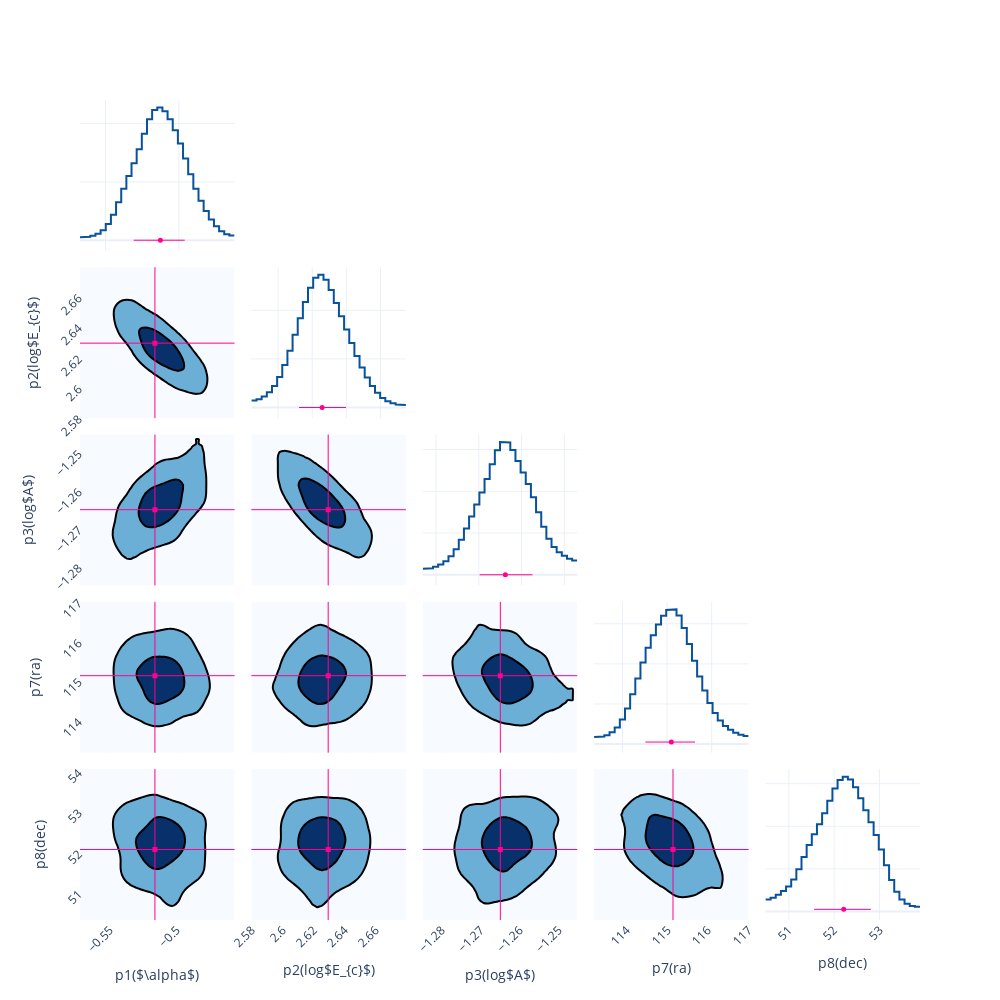

Notebook cell for this chart:
### Code cell
fig = Plot.post_corner(post)
fig.save(f'{savepath}/corner')

### Figure 1 — Plotly figure (JSON) as saved in the notebook; plotly's stock layout.template omitted (floating-point values rounded to 4 significant figures; data arrays with more than 128 entries replaced by an {"elided": "..."} marker saying what was removed)
{"data": [{"line": {"color": "#08519c", "width": 2}, "mode": "lines", "name": "p1($\\alpha$)", "showlegend": false, "type": "scatter", "x": [-0.5674, -0.5639, -0.5639, -0.5603, -0.5603, -0.5568, -0.5568, -0.5533, -0.5533, -0.5498, -0.5498, -0.5463, -0.5463, -0.5428, -0.5428, -0.5393, -0.5393, -0.5358, -0.5358, -0.5322, -0.5322, -0.5287, -0.5287, -0.5252, -0.5252, -0.5217, -0.5217, -0.5182, -0.5182, -0.5147, -0.5147, -0.5112, -0.5112, -0.5077, -0.5077, -0.5041, -0.5041, -0.5006, -0.5006, -0.4971, -0.4971, -0.4936, -0.4936, -0.4901, -0.4901, -0.4866, -0.4866, -0.4831, -0.4831, -0.4796, -0.4796, -0.476, -0.476, -0.4725, -0.4725, -0.469, -0.469, -0.4655, -0.4655, -0.462], "xaxis": "x", "y": [0.4973, 0.4973, 0.5819, 0.5819, 0.7695, 0.7695, 1.113, 1.113, 1.726, 1.726, 2.777, 2.777, 4.395, 4.395, 6.509, 6.509, 8.815, 8.815, 11.03, 11.03, 13.19, 13.19, 15.59, 15.59, 18.26, 18.26, 20.74, 20.74, 22.34, 22.34, 22.75, 22.75, 22.1, 22.1, 20.74, 20.74, 18.87, 18.87, 16.59, 16.59, 13.99, 13.99, 11.31, 11.31, 8.839, 8.839, 6.76, 6.76, 5.036, 5.036, 3.579, 3.579, 2.394, 2.394, 1.544, 1.544, 1.045, 1.045, 0.832, 0.832], "yaxis": "y"}, {"line": {"color": "#08519c", "width": 2}, "mode": "lines", "name": "p2(log$E_{c}$)", "showlegend": false, "type": "scatter", "x": [2.584, 2.587, 2.587, 2.59, 2.59, 2.593, 2.593, 2.596, 2.596, 2.599, 2.599, 2.602, 2.602, 2.605, 2.605, 2.608, 2.608, 2.612, 2.612, 2.615, 2.615, 2.618, 2.618, 2.621, 2.621, 2.624, 2.624, 2.627, 2.627, 2.63, 2.63, 2.633, 2.633, 2.636, 2.636, 2.639, 2.639, 2.642, 2.642, 2.645, 2.645, 2.648, 2.648, 2.651, 2.651, 2.654, 2.654, 2.657, 2.657, 2.66, 2.66, 2.663, 2.663, 2.666, 2.666, 2.669, 2.669, 2.672, 2.672, 2.675], "xaxis": "x7", "y": [1.461, 1.461, 1.721, 1.721, 2.258, 2.258, 3.123, 3.123, 4.422, 4.422, 6.281, 6.281, 8.738, 8.738, 11.69, 11.69, 14.95, 14.95, 18.35, 18.35, 21.7, 21.7, 24.66, 24.66, 26.7, 26.7, 27.3, 27.3, 26.31, 26.31, 24.16, 24.16, 21.52, 21.52, 18.8, 18.8, 16.05, 16.05, 13.28, 13.28, 10.62, 10.62, 8.238, 8.238, 6.175, 6.175, 4.428, 4.428, 3.021, 3.021, 1.979, 1.979, 1.282, 1.282, 0.8615, 0.8615, 0.6374, 0.6374, 0.5432, 0.5432], "yaxis": "y7"}, {"colorscale": [[0, "rgb(247,251,255)"], [0.125, "rgb(222,235,247)"], [0.25, "rgb(198,219,239)"], [0.375, "rgb(158,202,225)"], [0.5, "rgb(107,174,214)"], [0.625, "rgb(66,146,198)"], [0.75, "rgb(33,113,181)"], [0.875, "rgb(8,81,156)"], [1, "rgb(8,48,107)"]], "contours": {"end": 0.005682, "size": 0.004398, "start": 0.001284}, "line": {"width": 2}, "name": "p1($\\alpha$)&p2(log$E_{c}$)", "ncontours": 2, "showlegend": false, "showscale": false, "type": "contour", "x": [-0.5726, -0.5691, -0.5656, -0.5621, -0.5586, -0.5551, -0.5516, -0.548, -0.5445, -0.541, -0.5375, -0.534, -0.5305, -0.527, -0.5235, -0.5199, -0.5164, -0.5129, -0.5094, -0.5059, -0.5024, -0.4989, -0.4954, -0.4918, -0.4883, -0.4848, -0.4813, -0.4778, -0.4743, -0.4708, -0.4673, -0.4637, -0.4602, -0.4567], "xaxis": "x6", "y": [2.58, 2.583, 2.586, 2.589, 2.592, 2.595, 2.598, 2.601, 2.604, 2.607, 2.61, 2.613, 2.616, 2.619, 2.622, 2.625, 2.628, 2.631, 2.634, 2.637, 2.64, 2.643, 2.646, 2.649, 2.652, 2.655, 2.658, 2.661, 2.664, 2.667, 2.67, 2.673, 2.676, 2.679], "yaxis": "y6", "z": {"elided": "34x34 float values"}}, {"line": {"color": "#08519c", "width": 2}, "mode": "lines", "name": "p3(log$A$)", "showlegend": false, "type": "scatter", "x": [-1.283, -1.282, -1.282, -1.281, -1.281, -1.28, -1.28, -1.278, -1.278, -1.277, -1.277, -1.276, -1.276, -1.275, -1.275, -1.273, -1.273, -1.272, -1.272, -1.271, -1.271, -1.27, -1.27, -1.269, -1.269, -1.267, -1.267, -1.266, -1.266, -1.265, -1.265, -1.264, -1.264, -1.263, -1.263, -1.261, -1.261, -1.26, -1.26, -1.259, -1.259, -1.258, -1.258, -1.257, -1.257, -1.255, -1.255, -1.254, -1.254, -1.253, -1.253, -1.252, -1.252, -1.251, -1.251, -1.249, -1.249, -1.248, -1.248, -1.247], "xaxis": "x13", "y": [2.849, 2.849, 3.161, 3.161, 3.82, 3.82, 4.887, 4.887, 6.483, 6.483, 8.836, 8.836, 12.21, 12.21, 16.72, 16.72, 22.12, 22.12, 27.89, 27.89, 33.64, 33.64, 39.46, 39.46, 45.88, 45.88, 52.99, 52.99, 59.6, 59.6, 63.54, 63.54, 63.41, 63.41, 59.76, 59.76, 54.49, 54.49, 49.03, 49.03, 43.43, 43.43, 37.09, 37.09, 29.96, 29.96, 22.97, 22.97, 17.26, 17.26, 13.33, 13.33, 10.83, 10.83, 9.079, 9.079, 7.71, 7.71, 6.874, 6.874], "yaxis": "y13"}, {"colorscale": [[0, "rgb(247,251,255)"], [0.125, "rgb(222,235,247)"], [0.25, "rgb(198,219,239)"], [0.375, "rgb(158,202,225)"], [0.5, "rgb(107,174,214)"], [0.625, "rgb(66,146,198)"], [0.75, "rgb(33,113,181)"], [0.875, "rgb(8,81,156)"], [1, "rgb(8,48,107)"]], "contours": {"end": 0.00413, "size": 0.003243, "start": 0.0008868}, "line": {"width": 2}, "name": "p1($\\alpha$)&p3(log$A$)", "ncontours": 2, "showlegend": false, "showscale": false, "type": "contour", "x": [-0.5726, -0.5691, -0.5656, -0.5621, -0.5586, -0.5551, -0.5516, -0.548, -0.5445, -0.541, -0.5375, -0.534, -0.5305, -0.527, -0.5235, -0.5199, -0.5164, -0.5129, -0.5094, -0.5059, -0.5024, -0.4989, -0.4954, -0.4918, -0.4883, -0.4848, -0.4813, -0.4778, -0.4743, -0.4708, -0.4673, -0.4637, -0.4602, -0.4567], "xaxis": "x11", "y": [-1.285, -1.284, -1.283, -1.281, -1.28, -1.279, -1.278, -1.277, -1.275, -1.274, -1.273, -1.272, -1.27, -1.269, -1.268, -1.267, -1.266, -1.264, -1.263, -1.262, -1.261, -1.26, -1.258, -1.257, -1.256, -1.255, -1.254, -1.252, -1.251, -1.25, -1.249, -1.248, -1.246, -1.245], "yaxis": "y11", "z": {"elided": "34x34 float values"}}, {"colorscale": [[0, "rgb(247,251,255)"], [0.125, "rgb(222,235,247)"], [0.25, "rgb(198,219,239)"], [0.375, "rgb(158,202,225)"], [0.5, "rgb(107,174,214)"], [0.625, "rgb(66,146,198)"], [0.75, "rgb(33,113,181)"], [0.875, "rgb(8,81,156)"], [1, "rgb(8,48,107)"]], "contours": {"end": 0.004863, "size": 0.003842, "start": 0.001021}, "line": {"width": 2}, "name": "p2(log$E_{c}$)&p3(log$A$)", "ncontours": 2, "showlegend": false, "showscale": false, "type": "contour", "x": [2.58, 2.583, 2.586, 2.589, 2.592, 2.595, 2.598, 2.601, 2.604, 2.607, 2.61, 2.613, 2.616, 2.619, 2.622, 2.625, 2.628, 2.631, 2.634, 2.637, 2.64, 2.643, 2.646, 2.649, 2.652, 2.655, 2.658, 2.661, 2.664, 2.667, 2.67, 2.673, 2.676, 2.679], "xaxis": "x12", "y": [-1.285, -1.284, -1.283, -1.281, -1.28, -1.279, -1.278, -1.277, -1.275, -1.274, -1.273, -1.272, -1.27, -1.269, -1.268, -1.267, -1.266, -1.264, -1.263, -1.262, -1.261, -1.26, -1.258, -1.257, -1.256, -1.255, -1.254, -1.252, -1.251, -1.25, -1.249, -1.248, -1.246, -1.245], "yaxis": "y12", "z": {"elided": "34x34 float values"}}, {"line": {"color": "#08519c", "width": 2}, "mode": "lines", "name": "p7(ra)", "showlegend": false, "type": "scatter", "x": [113.4, 113.5, 113.5, 113.6, 113.6, 113.7, 113.7, 113.8, 113.8, 113.9, 113.9, 114.1, 114.1, 114.2, 114.2, 114.3, 114.3, 114.4, 114.4, 114.5, 114.5, 114.6, 114.6, 114.7, 114.7, 114.9, 114.9, 115.0, 115.0, 115.1, 115.1, 115.2, 115.2, 115.3, 115.3, 115.4, 115.4, 115.6, 115.6, 115.7, 115.7, 115.8, 115.8, 115.9, 115.9, 116.0, 116.0, 116.1, 116.1, 116.3, 116.3, 116.4, 116.4, 116.5, 116.5, 116.6, 116.6, 116.7, 116.7, 116.8], "xaxis": "x19", "y": [0.0355, 0.0355, 0.03787, 0.03787, 0.04448, 0.04448, 0.05834, 0.05834, 0.08302, 0.08302, 0.1221, 0.1221, 0.1776, 0.1776, 0.2481, 0.2481, 0.3275, 0.3275, 0.4071, 0.4071, 0.4799, 0.4799, 0.5428, 0.5428, 0.5963, 0.5963, 0.6401, 0.6401, 0.6687, 0.6687, 0.6717, 0.6717, 0.6407, 0.6407, 0.5787, 0.5787, 0.4989, 0.4989, 0.4157, 0.4157, 0.3373, 0.3373, 0.2666, 0.2666, 0.2052, 0.2052, 0.1552, 0.1552, 0.1176, 0.1176, 0.09056, 0.09056, 0.07099, 0.07099, 0.05633, 0.05633, 0.04601, 0.04601, 0.0406, 0.0406], "yaxis": "y19"}, {"colorscale": [[0, "rgb(247,251,255)"], [0.125, "rgb(222,235,247)"], [0.25, "rgb(198,219,239)"], [0.375, "rgb(158,202,225)"], [0.5, "rgb(107,174,214)"], [0.625, "rgb(66,146,198)"], [0.75, "rgb(33,113,181)"], [0.875, "rgb(8,81,156)"], [1, "rgb(8,48,107)"]], "contours": {"end": 0.003702, "size": 0.002955, "start": 0.0007472}, "line": {"width": 2}, "name": "p1($\\alpha$)&p7(ra)", "ncontours": 2, "showlegend": false, "showscale": false, "type": "contour", "x": [-0.5726, -0.5691, -0.5656, -0.5621, -0.5586, -0.5551, -0.5516, -0.548, -0.5445, -0.541, -0.5375, -0.534, -0.5305, -0.527, -0.5235, -0.5199, -0.5164, -0.5129, -0.5094, -0.5059, -0.5024, -0.4989, -0.4954, -0.4918, -0.4883, -0.4848, -0.4813, -0.4778, -0.4743, -0.4708, -0.4673, -0.4637, -0.4602, -0.4567], "xaxis": "x16", "y": [113.2, 113.3, 113.4, 113.5, 113.7, 113.8, 113.9, 114.0, 114.1, 114.2, 114.3, 114.5, 114.6, 114.7, 114.8, 114.9, 115.0, 115.2, 115.3, 115.4, 115.5, 115.6, 115.7, 115.8, 116.0, 116.1, 116.2, 116.3, 116.4, 116.5, 116.7, 116.8, 116.9, 117.0], "yaxis": "y16", "z": {"elided": "34x34 float values"}}, {"colorscale": [[0, "rgb(247,251,255)"], [0.125, "rgb(222,235,247)"], [0.25, "rgb(198,219,239)"], [0.375, "rgb(158,202,225)"], [0.5, "rgb(107,174,214)"], [0.625, "rgb(66,146,198)"], [0.75, "rgb(33,113,181)"], [0.875, "rgb(8,81,156)"], [1, "rgb(8,48,107)"]], "contours": {"end": 0.003745, "size": 0.003017, "start": 0.0007279}, "line": {"width": 2}, "name": "p2(log$E_{c}$)&p7(ra)", "ncontours": 2, "showlegend": false, "showscale": false, "type": "contour", "x": [2.58, 2.583, 2.586, 2.589, 2.592, 2.595, 2.598, 2.601, 2.604, 2.607, 2.61, 2.613, 2.616, 2.619, 2.622, 2.625, 2.628, 2.631, 2.634, 2.637, 2.64, 2.643, 2.646, 2.649, 2.652, 2.655, 2.658, 2.661, 2.664, 2.667, 2.67, 2.673, 2.676, 2.679], "xaxis": "x17", "y": [113.2, 113.3, 113.4, 113.5, 113.7, 113.8, 113.9, 114.0, 114.1, 114.2, 114.3, 114.5, 114.6, 114.7, 114.8, 114.9, 115.0, 115.2, 115.3, 115.4, 115.5, 115.6, 115.7, 115.8, 116.0, 116.1, 116.2, 116.3, 116.4, 116.5, 116.7, 116.8, 116.9, 117.0], "yaxis": "y17", "z": {"elided": "34x34 float values"}}, {"colorscale": [[0, "rgb(247,251,255)"], [0.125, "rgb(222,235,247)"], [0.25, "rgb(198,219,239)"], [0.375, "rgb(158,202,225)"], [0.5, "rgb(107,174,214)"], [0.625, "rgb(66,146,198)"], [0.75, "rgb(33,113,181)"], [0.875, "rgb(8,81,156)"], [1, "rgb(8,48,107)"]], "contours": {"end": 0.003503, "size": 0.002769, "start": 0.0007342}, "line": {"width": 2}, "name": "p3(log$A$)&p7(ra)", "ncontours": 2, "showlegend": false, "showscale": false, "type": "contour", "x": [-1.285, -1.284, -1.283, -1.281, -1.28, -1.279, -1.278, -1.277, -1.275, -1.274, -1.273, -1.272, -1.27, -1.269, -1.268, -1.267, -1.266, -1.264, -1.263, -1.262, -1.261, -1.26, -1.258, -1.257, -1.256, -1.255, -1.254, -1.252, -1.251, -1.25, -1.249, -1.248, -1.246, -1.245], "xaxis": "x18", "y": [113.2, 113.3, 113.4, 113.5, 113.7, 113.8, 113.9, 114.0, 114.1, 114.2, 114.3, 114.5, 114.6, 114.7, 114.8, 114.9, 115.0, 115.2, 115.3, 115.4, 115.5, 115.6, 115.7, 115.8, 116.0, 116.1, 116.2, 116.3, 116.4, 116.5, 116.7, 116.8, 116.9, 117.0], "yaxis": "y18", "z": {"elided": "34x34 float values"}}, {"line": {"color": "#08519c", "width": 2}, "mode": "lines", "name": "p8(dec)", "showlegend": false, "type": "scatter", "x": [50.48, 50.6, 50.6, 50.71, 50.71, 50.82, 50.82, 50.94, 50.94, 51.05, 51.05, 51.16, 51.16, 51.28, 51.28, 51.39, 51.39, 51.51, 51.51, 51.62, 51.62, 51.73, 51.73, 51.85, 51.85, 51.96, 51.96, 52.08, 52.08, 52.19, 52.19, 52.3, 52.3, 52.42, 52.42, 52.53, 52.53, 52.64, 52.64, 52.76, 52.76, 52.87, 52.87, 52.99, 52.99, 53.1, 53.1, 53.21, 53.21, 53.33, 53.33, 53.44, 53.44, 53.56, 53.56, 53.67, 53.67, 53.78, 53.78, 53.9], "xaxis": "x25", "y": [0.05573, 0.05573, 0.06468, 0.06468, 0.07881, 0.07881, 0.0955, 0.0955, 0.1174, 0.1174, 0.1505, 0.1505, 0.1981, 0.1981, 0.2554, 0.2554, 0.3124, 0.3124, 0.3627, 0.3627, 0.4097, 0.4097, 0.4616, 0.4616, 0.5202, 0.5202, 0.5767, 0.5767, 0.6176, 0.6176, 0.6328, 0.6328, 0.6199, 0.6199, 0.5831, 0.5831, 0.5316, 0.5316, 0.4753, 0.4753, 0.4185, 0.4185, 0.3585, 0.3585, 0.2908, 0.2908, 0.2172, 0.2172, 0.1476, 0.1476, 0.09249, 0.09249, 0.0563, 0.0563, 0.03606, 0.03606, 0.02607, 0.02607, 0.02203, 0.02203], "yaxis": "y25"}, {"colorscale": [[0, "rgb(247,251,255)"], [0.125, "rgb(222,235,247)"], [0.25, "rgb(198,219,239)"], [0.375, "rgb(158,202,225)"], [0.5, "rgb(107,174,214)"], [0.625, "rgb(66,146,198)"], [0.75, "rgb(33,113,181)"], [0.875, "rgb(8,81,156)"], [1, "rgb(8,48,107)"]], "contours": {"end": 0.003386, "size": 0.002617, "start": 0.0007689}, "line": {"width": 2}, "name": "p1($\\alpha$)&p8(dec)", "ncontours": 2, "showlegend": false, "showscale": false, "type": "contour", "x": [-0.5726, -0.5691, -0.5656, -0.5621, -0.5586, -0.5551, -0.5516, -0.548, -0.5445, -0.541, -0.5375, -0.534, -0.5305, -0.527, -0.5235, -0.5199, -0.5164, -0.5129, -0.5094, -0.5059, -0.5024, -0.4989, -0.4954, -0.4918, -0.4883, -0.4848, -0.4813, -0.4778, -0.4743, -0.4708, -0.4673, -0.4637, -0.4602, -0.4567], "xaxis": "x21", "y": [50.31, 50.42, 50.54, 50.65, 50.77, 50.88, 50.99, 51.11, 51.22, 51.34, 51.45, 51.56, 51.68, 51.79, 51.9, 52.02, 52.13, 52.25, 52.36, 52.47, 52.59, 52.7, 52.82, 52.93, 53.04, 53.16, 53.27, 53.38, 53.5, 53.61, 53.73, 53.84, 53.95, 54.07], "yaxis": "y21", "z": {"elided": "34x34 float values"}}, {"colorscale": [[0, "rgb(247,251,255)"], [0.125, "rgb(222,235,247)"], [0.25, "rgb(198,219,239)"], [0.375, "rgb(158,202,225)"], [0.5, "rgb(107,174,214)"], [0.625, "rgb(66,146,198)"], [0.75, "rgb(33,113,181)"], [0.875, "rgb(8,81,156)"], [1, "rgb(8,48,107)"]], "contours": {"end": 0.003315, "size": 0.002547, "start": 0.0007675}, "line": {"width": 2}, "name": "p2(log$E_{c}$)&p8(dec)", "ncontours": 2, "showlegend": false, "showscale": false, "type": "contour", "x": [2.58, 2.583, 2.586, 2.589, 2.592, 2.595, 2.598, 2.601, 2.604, 2.607, 2.61, 2.613, 2.616, 2.619, 2.622, 2.625, 2.628, 2.631, 2.634, 2.637, 2.64, 2.643, 2.646, 2.649, 2.652, 2.655, 2.658, 2.661, 2.664, 2.667, 2.67, 2.673, 2.676, 2.679], "xaxis": "x22", "y": [50.31, 50.42, 50.54, 50.65, 50.77, 50.88, 50.99, 51.11, 51.22, 51.34, 51.45, 51.56, 51.68, 51.79, 51.9, 52.02, 52.13, 52.25, 52.36, 52.47, 52.59, 52.7, 52.82, 52.93, 53.04, 53.16, 53.27, 53.38, 53.5, 53.61, 53.73, 53.84, 53.95, 54.07], "yaxis": "y22", "z": {"elided": "34x34 float values"}}, {"colorscale": [[0, "rgb(247,251,255)"], [0.125, "rgb(222,235,247)"], [0.25, "rgb(198,219,239)"], [0.375, "rgb(158,202,225)"], [0.5, "rgb(107,174,214)"], [0.625, "rgb(66,146,198)"], [0.75, "rgb(33,113,181)"], [0.875, "rgb(8,81,156)"], [1, "rgb(8,48,107)"]], "contours": {"end": 0.003144, "size": 0.002453, "start": 0.0006902}, "line": {"width": 2}, "name": "p3(log$A$)&p8(dec)", "ncontours": 2, "showlegend": false, "showscale": false, "type": "contour", "x": [-1.285, -1.284, -1.283, -1.281, -1.28, -1.279, -1.278, -1.277, -1.275, -1.274, -1.273, -1.272, -1.27, -1.269, -1.268, -1.267, -1.266, -1.264, -1.263, -1.262, -1.261, -1.26, -1.258, -1.257, -1.256, -1.255, -1.254, -1.252, -1.251, -1.25, -1.249, -1.248, -1.246, -1.245], "xaxis": "x23", "y": [50.31, 50.42, 50.54, 50.65, 50.77, 50.88, 50.99, 51.11, 51.22, 51.34, 51.45, 51.56, 51.68, 51.79, 51.9, 52.02, 52.13, 52.25, 52.36, 52.47, 52.59, 52.7, 52.82, 52.93, 53.04, 53.16, 53.27, 53.38, 53.5, 53.61, 53.73, 53.84, 53.95, 54.07], "yaxis": "y23", "z": {"elided": "34x34 float values"}}, {"colorscale": [[0, "rgb(247,251,255)"], [0.125, "rgb(222,235,247)"], [0.25, "rgb(198,219,239)"], [0.375, "rgb(158,202,225)"], [0.5, "rgb(107,174,214)"], [0.625, "rgb(66,146,198)"], [0.75, "rgb(33,113,181)"], [0.875, "rgb(8,81,156)"], [1, "rgb(8,48,107)"]], "contours": {"end": 0.003522, "size": 0.002766, "start": 0.0007553}, "line": {"width": 2}, "name": "p7(ra)&p8(dec)", "ncontours": 2, "showlegend": false, "showscale": false, "type": "contour", "x": [113.2, 113.3, 113.4, 113.5, 113.7, 113.8, 113.9, 114.0, 114.1, 114.2, 114.3, 114.5, 114.6, 114.7, 114.8, 114.9, 115.0, 115.2, 115.3, 115.4, 115.5, 115.6, 115.7, 115.8, 116.0, 116.1, 116.2, 116.3, 116.4, 116.5, 116.7, 116.8, 116.9, 117.0], "xaxis": "x24", "y": [50.31, 50.42, 50.54, 50.65, 50.77, 50.88, 50.99, 51.11, 51.22, 51.34, 51.45, 51.56, 51.68, 51.79, 51.9, 52.02, 52.13, 52.25, 52.36, 52.47, 52.59, 52.7, 52.82, 52.93, 53.04, 53.16, 53.27, 53.38, 53.5, 53.61, 53.73, 53.84, 53.95, 54.07], "yaxis": "y24", "z": {"elided": "34x34 float values"}}, {"error_x": {"array": [0.01655], "arrayminus": [0.01822], "color": "#FF0092", "symmetric": false, "thickness": 1, "type": "data", "width": 0}, "marker": {"color": "#FF0092", "size": 5, "symbol": "circle"}, "mode": "markers", "name": "p1($\\alpha$)", "showlegend": false, "type": "scatter", "x": [-0.5125], "xaxis": "x", "y": [0.01], "yaxis": "y"}, {"error_x": {"array": [0.01402], "arrayminus": [0.01349], "color": "#FF0092", "symmetric": false, "thickness": 1, "type": "data", "width": 0}, "marker": {"color": "#FF0092", "size": 5, "symbol": "circle"}, "mode": "markers", "name": "p2(log$E_{c}$)", "showlegend": false, "type": "scatter", "x": [2.626], "xaxis": "x7", "y": [0.01], "yaxis": "y7"}, {"error_x": {"array": [0.006349], "arrayminus": [0.006027], "color": "#FF0092", "symmetric": false, "thickness": 1, "type": "data", "width": 0}, "marker": {"color": "#FF0092", "size": 5, "symbol": "circle"}, "mode": "markers", "name": "p3(log$A$)", "showlegend": false, "type": "scatter", "x": [-1.264], "xaxis": "x13", "y": [0.01], "yaxis": "y13"}, {"error_x": {"array": [0.5311], "arrayminus": [0.5803], "color": "#FF0092", "symmetric": false, "thickness": 1, "type": "data", "width": 0}, "marker": {"color": "#FF0092", "size": 5, "symbol": "circle"}, "mode": "markers", "name": "p7(ra)", "showlegend": false, "type": "scatter", "x": [115.1], "xaxis": "x19", "y": [0.01], "yaxis": "y19"}, {"error_x": {"array": [0.5996], "arrayminus": [0.6561], "color": "#FF0092", "symmetric": false, "thickness": 1, "type": "data", "width": 0}, "marker": {"color": "#FF0092", "size": 5, "symbol": "circle"}, "mode": "markers", "name": "p8(dec)", "showlegend": false, "type": "scatter", "x": [52.21], "xaxis": "x25", "y": [0.01], "yaxis": "y25"}, {"marker": {"color": "#FF0092", "size": 5, "symbol": "square"}, "mode": "markers", "name": "p1($\\alpha$)&p2(log$E_{c}$)", "showlegend": false, "type": "scatter", "x": [-0.5164], "xaxis": "x6", "y": [2.629], "yaxis": "y6"}, {"marker": {"color": "#FF0092", "size": 5, "symbol": "square"}, "mode": "markers", "name": "p1($\\alpha$)&p3(log$A$)", "showlegend": false, "type": "scatter", "x": [-0.5164], "xaxis": "x11", "y": [-1.265], "yaxis": "y11"}, {"marker": {"color": "#FF0092", "size": 5, "symbol": "square"}, "mode": "markers", "name": "p2(log$E_{c}$)&p3(log$A$)", "showlegend": false, "type": "scatter", "x": [2.629], "xaxis": "x12", "y": [-1.265], "yaxis": "y12"}, {"marker": {"color": "#FF0092", "size": 5, "symbol": "square"}, "mode": "markers", "name": "p1($\\alpha$)&p7(ra)", "showlegend": false, "type": "scatter", "x": [-0.5164], "xaxis": "x16", "y": [115.1], "yaxis": "y16"}, {"marker": {"color": "#FF0092", "size": 5, "symbol": "square"}, "mode": "markers", "name": "p2(log$E_{c}$)&p7(ra)", "showlegend": false, "type": "scatter", "x": [2.629], "xaxis": "x17", "y": [115.1], "yaxis": "y17"}, {"marker": {"color": "#FF0092", "size": 5, "symbol": "square"}, "mode": "markers", "name": "p3(log$A$)&p7(ra)", "showlegend": false, "type": "scatter", "x": [-1.265], "xaxis": "x18", "y": [115.1], "yaxis": "y18"}, {"marker": {"color": "#FF0092", "size": 5, "symbol": "square"}, "mode": "markers", "name": "p1($\\alpha$)&p8(dec)", "showlegend": false, "type": "scatter", "x": [-0.5164], "xaxis": "x21", "y": [52.07], "yaxis": "y21"}, {"marker": {"color": "#FF0092", "size": 5, "symbol": "square"}, "mode": "markers", "name": "p2(log$E_{c}$)&p8(dec)", "showlegend": false, "type": "scatter", "x": [2.629], "xaxis": "x22", "y": [52.07], "yaxis": "y22"}, {"marker": {"color": "#FF0092", "size": 5, "symbol": "square"}, "mode": "markers", "name": "p3(log$A$)&p8(dec)", "showlegend": false, "type": "scatter", "x": [-1.265], "xaxis": "x23", "y": [52.07], "yaxis": "y23"}, {"marker": {"color": "#FF0092", "size": 5, "symbol": "square"}, "mode": "markers", "name": "p7(ra)&p8(dec)", "showlegend": false, "type": "scatter", "x": [115.1], "xaxis": "x24", "y": [52.07], "yaxis": "y24"}], "layout": {"height": 1000, "shapes": [{"line": {"color": "#FF0092", "width": 1}, "type": "line", "x0": -0.5164, "x1": -0.5164, "xref": "x6", "y0": 0, "y1": 1, "yref": "y6 domain"}, {"line": {"color": "#FF0092", "width": 1}, "type": "line", "x0": 0, "x1": 1, "xref": "x6 domain", "y0": 2.629, "y1": 2.629, "yref": "y6"}, {"line": {"color": "#FF0092", "width": 1}, "type": "line", "x0": -0.5164, "x1": -0.5164, "xref": "x11", "y0": 0, "y1": 1, "yref": "y11 domain"}, {"line": {"color": "#FF0092", "width": 1}, "type": "line", "x0": 0, "x1": 1, "xref": "x11 domain", "y0": -1.265, "y1": -1.265, "yref": "y11"}, {"line": {"color": "#FF0092", "width": 1}, "type": "line", "x0": 2.629, "x1": 2.629, "xref": "x12", "y0": 0, "y1": 1, "yref": "y12 domain"}, {"line": {"color": "#FF0092", "width": 1}, "type": "line", "x0": 0, "x1": 1, "xref": "x12 domain", "y0": -1.265, "y1": -1.265, "yref": "y12"}, {"line": {"color": "#FF0092", "width": 1}, "type": "line", "x0": -0.5164, "x1": -0.5164, "xref": "x16", "y0": 0, "y1": 1, "yref": "y16 domain"}, {"line": {"color": "#FF0092", "width": 1}, "type": "line", "x0": 0, "x1": 1, "xref": "x16 domain", "y0": 115.1, "y1": 115.1, "yref": "y16"}, {"line": {"color": "#FF0092", "width": 1}, "type": "line", "x0": 2.629, "x1": 2.629, "xref": "x17", "y0": 0, "y1": 1, "yref": "y17 domain"}, {"line": {"color": "#FF0092", "width": 1}, "type": "line", "x0": 0, "x1": 1, "xref": "x17 domain", "y0": 115.1, "y1": 115.1, "yref": "y17"}, {"line": {"color": "#FF0092", "width": 1}, "type": "line", "x0": -1.265, "x1": -1.265, "xref": "x18", "y0": 0, "y1": 1, "yref": "y18 domain"}, {"line": {"color": "#FF0092", "width": 1}, "type": "line", "x0": 0, "x1": 1, "xref": "x18 domain", "y0": 115.1, "y1": 115.1, "yref": "y18"}, {"line": {"color": "#FF0092", "width": 1}, "type": "line", "x0": -0.5164, "x1": -0.5164, "xref": "x21", "y0": 0, "y1": 1, "yref": "y21 domain"}, {"line": {"color": "#FF0092", "width": 1}, "type": "line", "x0": 0, "x1": 1, "xref": "x21 domain", "y0": 52.07, "y1": 52.07, "yref": "y21"}, {"line": {"color": "#FF0092", "width": 1}, "type": "line", "x0": 2.629, "x1": 2.629, "xref": "x22", "y0": 0, "y1": 1, "yref": "y22 domain"}, {"line": {"color": "#FF0092", "width": 1}, "type": "line", "x0": 0, "x1": 1, "xref": "x22 domain", "y0": 52.07, "y1": 52.07, "yref": "y22"}, {"line": {"color": "#FF0092", "width": 1}, "type": "line", "x0": -1.265, "x1": -1.265, "xref": "x23", "y0": 0, "y1": 1, "yref": "y23 domain"}, {"line": {"color": "#FF0092", "width": 1}, "type": "line", "x0": 0, "x1": 1, "xref": "x23 domain", "y0": 52.07, "y1": 52.07, "yref": "y23"}, {"line": {"color": "#FF0092", "width": 1}, "type": "line", "x0": 115.1, "x1": 115.1, "xref": "x24", "y0": 0, "y1": 1, "yref": "y24 domain"}, {"line": {"color": "#FF0092", "width": 1}, "type": "line", "x0": 0, "x1": 1, "xref": "x24 domain", "y0": 52.07, "y1": 52.07, "yref": "y24"}], "width": 1000, "xaxis": {"anchor": "y", "domain": [0, 0.184], "showticklabels": false, "tickangle": -45}, "xaxis10": {"anchor": "y10", "domain": [0.816, 1]}, "xaxis11": {"anchor": "y11", "domain": [0, 0.184], "showticklabels": false, "tickangle": -45}, "xaxis12": {"anchor": "y12", "domain": [0.204, 0.388], "showticklabels": false, "tickangle": -45}, "xaxis13": {"anchor": "y13", "domain": [0.408, 0.592], "showticklabels": false, "tickangle": -45}, "xaxis14": {"anchor": "y14", "domain": [0.612, 0.796]}, "xaxis15": {"anchor": "y15", "domain": [0.816, 1]}, "xaxis16": {"anchor": "y16", "domain": [0, 0.184], "showticklabels": false, "tickangle": -45}, "xaxis17": {"anchor": "y17", "domain": [0.204, 0.388], "showticklabels": false, "tickangle": -45}, "xaxis18": {"anchor": "y18", "domain": [0.408, 0.592], "showticklabels": false, "tickangle": -45}, "xaxis19": {"anchor": "y19", "domain": [0.612, 0.796], "showticklabels": false, "tickangle": -45}, "xaxis2": {"anchor": "y2", "domain": [0.204, 0.388]}, "xaxis20": {"anchor": "y20", "domain": [0.816, 1]}, "xaxis21": {"anchor": "y21", "domain": [0, 0.184], "showticklabels": true, "tickangle": -45, "title": {"text": "p1($\\alpha$)"}}, "xaxis22": {"anchor": "y22", "domain": [0.204, 0.388], "showticklabels": true, "tickangle": -45, "title": {"text": "p2(log$E_{c}$)"}}, "xaxis23": {"anchor": "y23", "domain": [0.408, 0.592], "showticklabels": true, "tickangle": -45, "title": {"text": "p3(log$A$)"}}, "xaxis24": {"anchor": "y24", "domain": [0.612, 0.796], "showticklabels": true, "tickangle": -45, "title": {"text": "p7(ra)"}}, "xaxis25": {"anchor": "y25", "domain": [0.816, 1], "showticklabels": true, "tickangle": -45, "title": {"text": "p8(dec)"}}, "xaxis3": {"anchor": "y3", "domain": [0.408, 0.592]}, "xaxis4": {"anchor": "y4", "domain": [0.612, 0.796]}, "xaxis5": {"anchor": "y5", "domain": [0.816, 1]}, "xaxis6": {"anchor": "y6", "domain": [0, 0.184], "showticklabels": false, "tickangle": -45}, "xaxis7": {"anchor": "y7", "domain": [0.204, 0.388], "showticklabels": false, "tickangle": -45}, "xaxis8": {"anchor": "y8", "domain": [0.408, 0.592]}, "xaxis9": {"anchor": "y9", "domain": [0.612, 0.796]}, "yaxis": {"anchor": "x", "domain": [0.816, 1], "showticklabels": false, "tickangle": -45}, "yaxis10": {"anchor": "x10", "domain": [0.612, 0.796]}, "yaxis11": {"anchor": "x11", "domain": [0.408, 0.592], "showticklabels": true, "tickangle": -45, "title": {"text": "p3(log$A$)"}}, "yaxis12": {"anchor": "x12", "domain": [0.408, 0.592], "showticklabels": false, "tickangle": -45}, "yaxis13": {"anchor": "x13", "domain": [0.408, 0.592], "showticklabels": false, "tickangle": -45}, "yaxis14": {"anchor": "x14", "domain": [0.408, 0.592]}, "yaxis15": {"anchor": "x15", "domain": [0.408, 0.592]}, "yaxis16": {"anchor": "x16", "domain": [0.204, 0.388], "showticklabels": true, "tickangle": -45, "title": {"text": "p7(ra)"}}, "yaxis17": {"anchor": "x17", "domain": [0.204, 0.388], "showticklabels": false, "tickangle": -45}, "yaxis18": {"anchor": "x18", "domain": [0.204, 0.388], "showticklabels": false, "tickangle": -45}, "yaxis19": {"anchor": "x19", "domain": [0.204, 0.388], "showticklabels": false, "tickangle": -45}, "yaxis2": {"anchor": "x2", "domain": [0.816, 1]}, "yaxis20": {"anchor": "x20", "domain": [0.204, 0.388]}, "yaxis21": {"anchor": "x21", "domain": [0, 0.184], "showticklabels": true, "tickangle": -45, "title": {"text": "p8(dec)"}}, "yaxis22": {"anchor": "x22", "domain": [0, 0.184], "showticklabels": false, "tickangle": -45}, "yaxis23": {"anchor": "x23", "domain": [0, 0.184], "showticklabels": false, "tickangle": -45}, "yaxis24": {"anchor": "x24", "domain": [0, 0.184], "showticklabels": false, "tickangle": -45}, "yaxis25": {"anchor": "x25", "domain": [0, 0.184], "showticklabels": false, "tickangle": -45}, "yaxis3": {"anchor": "x3", "domain": [0.816, 1]}, "yaxis4": {"anchor": "x4", "domain": [0.816, 1]}, "yaxis5": {"anchor": "x5", "domain": [0.816, 1]}, "yaxis6": {"anchor": "x6", "domain": [0.612, 0.796], "showticklabels": true, "tickangle": -45, "title": {"text": "p2(log$E_{c}$)"}}, "yaxis7": {"anchor": "x7", "domain": [0.612, 0.796], "showticklabels": false, "tickangle": -45}, "yaxis8": {"anchor": "x8", "domain": [0.612, 0.796]}, "yaxis9": {"anchor": "x9", "domain": [0.612, 0.796]}}}
